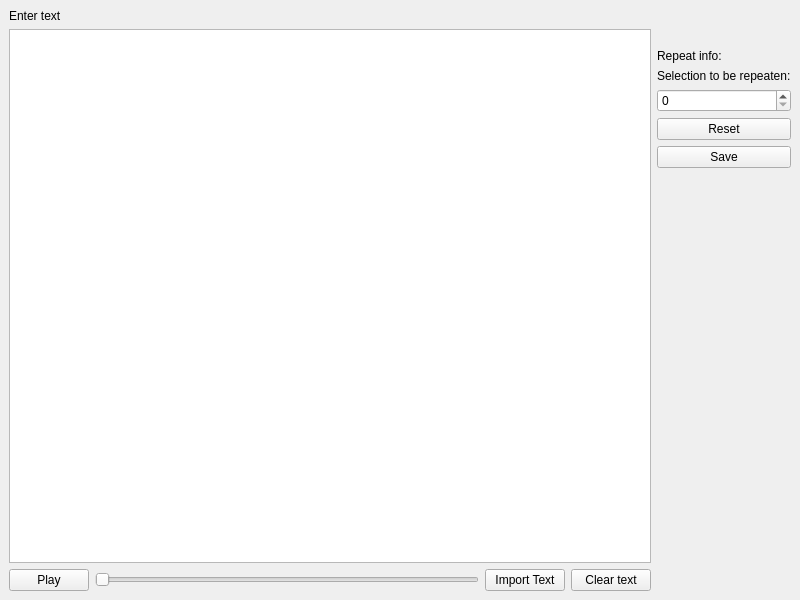
<?xml version="1.0" encoding="UTF-8"?>
<ui version="4.0">
 <class>MainWindow</class>
 <widget class="QMainWindow" name="MainWindow">
  <property name="geometry">
   <rect>
    <x>0</x>
    <y>0</y>
    <width>800</width>
    <height>600</height>
   </rect>
  </property>
  <property name="windowTitle">
   <string>Speak for me</string>
  </property>
  <widget class="QWidget" name="centralwidget">
   <layout class="QHBoxLayout" name="horizontalLayout_2">
    <item>
     <layout class="QVBoxLayout" name="verticalLayout_2">
      <item>
       <widget class="QLabel" name="toplabel">
        <property name="text">
         <string>Enter text</string>
        </property>
       </widget>
      </item>
      <item>
       <widget class="QTextEdit" name="enteredtxt">
        <property name="frameShadow">
         <enum>QFrame::Plain</enum>
        </property>
       </widget>
      </item>
      <item>
       <layout class="QHBoxLayout" name="horizontalLayout">
        <item>
         <widget class="QPushButton" name="playbtn">
          <property name="text">
           <string>Play</string>
          </property>
         </widget>
        </item>
        <item>
         <widget class="QSlider" name="positionmedia">
          <property name="orientation">
           <enum>Qt::Horizontal</enum>
          </property>
         </widget>
        </item>
        <item>
         <widget class="QPushButton" name="importtxt">
          <property name="toolTip">
           <string>Only PDF files are supported</string>
          </property>
          <property name="text">
           <string>Import Text</string>
          </property>
         </widget>
        </item>
        <item>
         <widget class="QPushButton" name="clearbtn">
          <property name="text">
           <string>Clear text</string>
          </property>
         </widget>
        </item>
       </layout>
      </item>
     </layout>
    </item>
    <item>
     <layout class="QVBoxLayout" name="verticalLayout">
      <item>
       <spacer name="verticalSpacer_2">
        <property name="orientation">
         <enum>Qt::Vertical</enum>
        </property>
        <property name="sizeType">
         <enum>QSizePolicy::Minimum</enum>
        </property>
        <property name="sizeHint" stdset="0">
         <size>
          <width>20</width>
          <height>40</height>
         </size>
        </property>
       </spacer>
      </item>
      <item>
       <widget class="QLabel" name="rlabel">
        <property name="text">
         <string>Repeat info:</string>
        </property>
       </widget>
      </item>
      <item>
       <widget class="QLabel" name="r1label">
        <property name="text">
         <string>Selection to be repeaten:</string>
        </property>
        <property name="wordWrap">
         <bool>false</bool>
        </property>
       </widget>
      </item>
      <item>
       <widget class="QSpinBox" name="repeatnobox"/>
      </item>
      <item>
       <widget class="QPushButton" name="resetbtn">
        <property name="text">
         <string>Reset</string>
        </property>
       </widget>
      </item>
      <item>
       <widget class="QPushButton" name="savebtn">
        <property name="text">
         <string>Save</string>
        </property>
       </widget>
      </item>
      <item>
       <spacer name="verticalSpacer">
        <property name="orientation">
         <enum>Qt::Vertical</enum>
        </property>
        <property name="sizeHint" stdset="0">
         <size>
          <width>20</width>
          <height>40</height>
         </size>
        </property>
       </spacer>
      </item>
     </layout>
    </item>
   </layout>
  </widget>
 </widget>
 <resources/>
 <connections/>
</ui>
